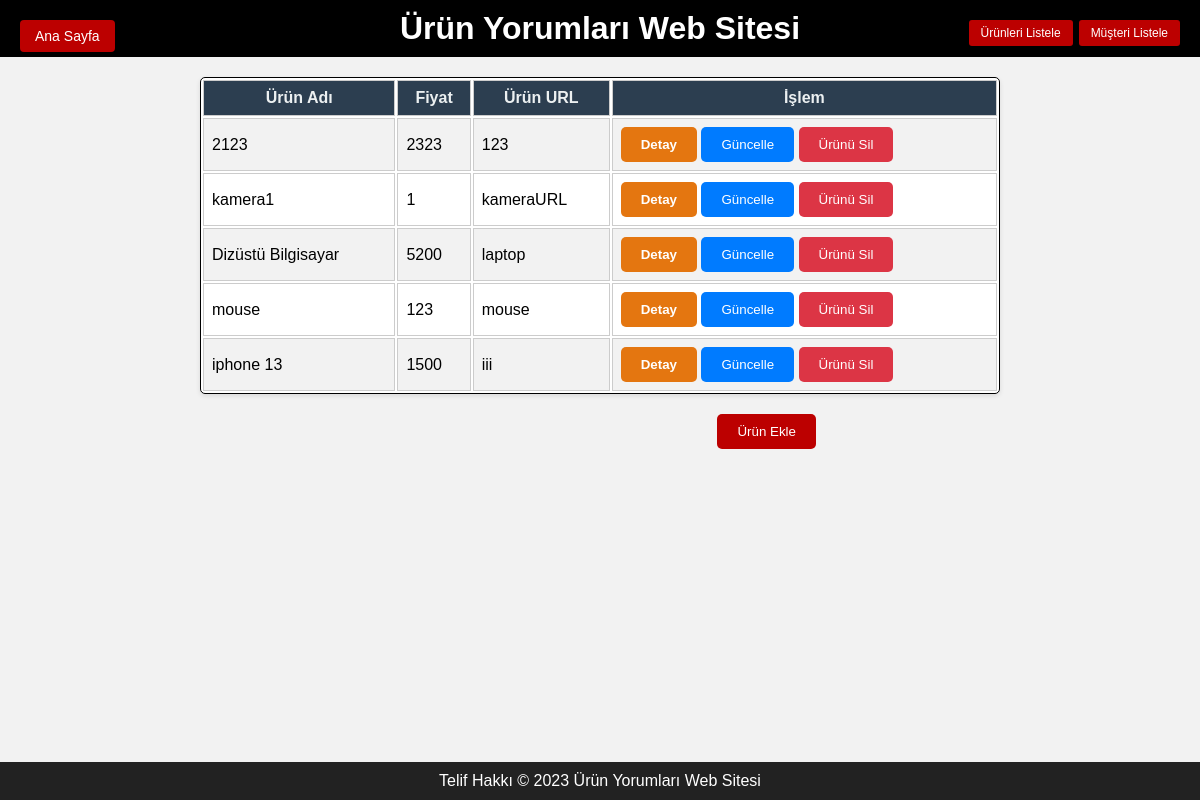
Screenshot of /getProduct with the database file from the repository.
### tables this page shows
CREATE TABLE product (
        productName TEXT PRIMARY KEY,
        productPrice INTEGER NOT NULL,
        productURL TEXT NOT NULL
    );

### app.py (the view)
@app.route('/getProduct',methods=['GET'])
def getProduct():
        try:
            with sqlite3.connect(db) as conn:
                cursor = conn.cursor()
                cursor.execute("SELECT * FROM product")
                data =cursor.fetchall()
                return render_template('products.html', data=data)
        except Exception as e:
            print(e)
            return e

### templates/products.html (shortened to what this page needs)
<!DOCTYPE html>
<html lang="en">
<head>
	<link rel="stylesheet" href="{{ url_for('static', filename='css/styles.css') }}">
</head>
<body>
	<header>
        <h1>Ürün Yorumları Web Sitesi</h1>
        <button id="home-button">Ana Sayfa</button><br/>
        <section class="search-section">
            <div class="sidebar">
                <button id="list_products_button">Ürünleri Listele</button>
                <button id="list_customers_button">Müşteri Listele</button>
            </div>
        </section>
    </header>
     <div style="position: relative;">
     <table class="customer-table" style="width: 100%; margin-bottom: 20px;">
			<tr>
			<th>Ürün Adı</th>
			<th>Fiyat</th>
			<th>Ürün URL</th>
			<th>İşlem</th>
			</tr>
			{%for product in data%}
			<tr>
				<td>{{product[0]}}</td>
				<td>{{product[1]}}</td>
				<td>{{product[2]}}</td>
				<td>
                    <button class="detailButton" id="detailButton" >Detay</button>
					<button class="updateButton" id="updateButton" >Güncelle</button>
					<button class="deleteButton" id="deleteButton" >Ürünü Sil</button>
				</td>
				</tr>
			{%endfor%}
		</table>
        <button id="addProductButton" style="position: absolute; top: 50; right: 32% ; background-color: #bc0000; color: #fff; border: none; padding: 10px 20px; border-radius: 5px; cursor: pointer;">Ürün Ekle</button>
    </div>
    <footer>
			Telif Hakkı © 2023 Ürün Yorumları Web Sitesi
		</footer>
</body>
</html>

### static/css/styles.css (style rules this page uses)
body { font-family: Arial, sans-serif; margin: 0; padding: 0; background-color: #f2f2f2; background-size: cover; background-repeat: no-repeat; background-attachment: fixed; background-position: center; color: #000000; }
header, footer { background-color: #000000; text-align: center; padding: 10px 0; color: #ffffff; }
.search-section { margin-bottom: 20px; display: flex; align-items: center; }
#home-button { position: absolute; top: 20px; left: 20px; padding: 8px 15px; background-color: #bc0000; border: none; border-radius: 4px; color: white; font-size: 14px; cursor: pointer; transition: background-color 0.3s ease; }
header { display: flex; justify-content: center; align-items: center; text-align: center; padding: 10px 0; background-color: #000000; }
header h1 { text-align: center; margin: 0; }

### templates/products.html (style rules this page uses)
table, th, td { border:1px solid black; }
footer { position: fixed; bottom: 0; width: 100%; background-color: #222; text-align: center; padding: 10px 0; color: white; margin-top: 20px; }
.sidebar { position: fixed; top: 20px; right: 20px; display: flex; flex-direction: row; align-items: center; justify-content: flex-end; }
.sidebar button { background-color:#bc0000; border: none; color: #ffffff; padding: 6px 12px; font-size: 12px; border-radius: 3px; margin-left: 6px; cursor: pointer; transition: background-color 0.3s ease-in-out, transform 0.2s ease-in-out; box-shadow: 0px 2px 4px rgba(0, 0, 0, 0.1); }
.customer-table { width: 100%; max-width: 800px; margin: 20px auto; background-color: #fff; border-radius: 5px; box-shadow: 0 2px 5px rgba(0, 0, 0, 0.1); }
.customer-table th, .customer-table td { padding: 8px; border: 1px solid #ccc; }
.customer-table th { background-color: #2c3e50; color: #ecf0f1; }
.customer-table tbody tr:nth-child(even) { background-color: #f2f2f2; }
button#updateButton { padding: 10px 20px; background-color: #007bff; color: #fff; border: none; border-radius: 5px; cursor: pointer; transition: background-color 0.3s ease; }
button#deleteButton { padding: 10px 20px; background-color: #dc3545; color: #fff; border: none; border-radius: 5px; cursor: pointer; transition: background-color 0.3s ease; }
button#detailButton { display: inline-block; padding: 10px 20px; background-color: #e47610; color: rgb(255, 255, 255); text-decoration: none; border: none; border-radius: 5px; transition: background-color 0.3s ease; font-weight: bold; cursor: pointer; }

### rows the page displays
product: productName "2123", productPrice "2323", productURL "123"
product: productName "kamera1", productPrice "1", productURL "kameraURL"
product: productName "Dizüstü Bilgisayar", productPrice "5200", productURL "laptop"
product: productName "mouse", productPrice "123", productURL "mouse"
product: productName "iphone 13", productPrice "1500", productURL "iii"
